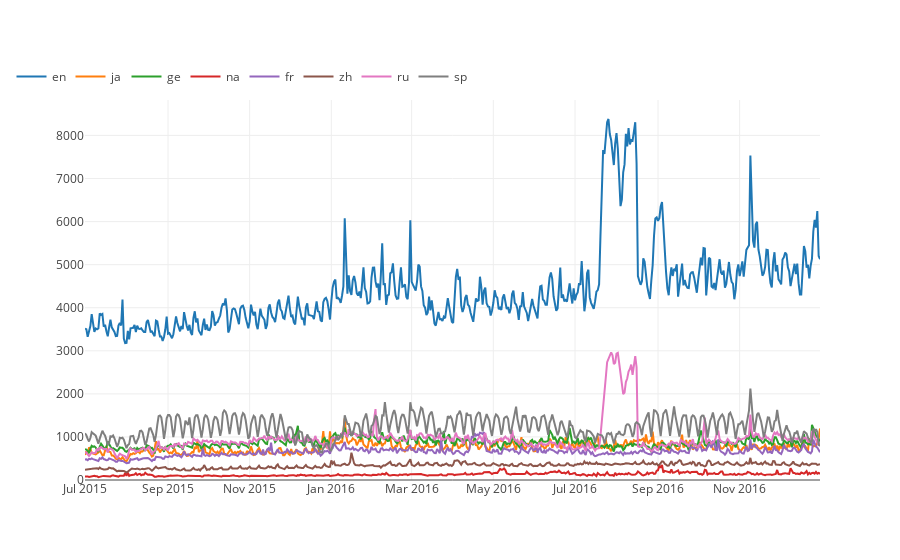

Here is the notebook cell this chart was saved with:
### Code cell
list_series = [x for x in sums.values()]
sf.make_plotly_graph(list_series, ['en', 'ja', 'ge', 'na', 'fr', 'zh', 'ru', 'sp'] ,'')

### Figure 1 — Plotly figure (JSON) as saved in the notebook; plotly's stock layout.template omitted (floating-point values rounded to 4 significant figures; data arrays with more than 128 entries replaced by an {"elided": "..."} marker saying what was removed)
{"data": [{"mode": "lines", "name": "en", "type": "scatter", "x": {"elided": "550 str values"}, "y": {"elided": "550 float values"}}, {"mode": "lines", "name": "ja", "type": "scatter", "x": {"elided": "550 str values"}, "y": {"elided": "550 float values"}}, {"mode": "lines", "name": "ge", "type": "scatter", "x": {"elided": "550 str values"}, "y": {"elided": "550 float values"}}, {"mode": "lines", "name": "na", "type": "scatter", "x": {"elided": "550 str values"}, "y": {"elided": "550 float values"}}, {"mode": "lines", "name": "fr", "type": "scatter", "x": {"elided": "550 str values"}, "y": {"elided": "550 float values"}}, {"mode": "lines", "name": "zh", "type": "scatter", "x": {"elided": "550 str values"}, "y": {"elided": "550 float values"}}, {"mode": "lines", "name": "ru", "type": "scatter", "x": {"elided": "550 str values"}, "y": {"elided": "550 float values"}}, {"mode": "lines", "name": "sp", "type": "scatter", "x": {"elided": "550 str values"}, "y": {"elided": "550 float values"}}], "layout": {"barmode": "overlay", "legend": {"orientation": "h", "x": -0.1, "y": 1.1}, "title": "", "xaxis": {"title": ""}, "yaxis": {"rangemode": "tozero", "title": ""}}}
